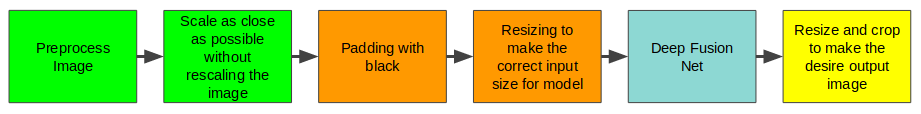
#> input picture images/pipeline.png, 921 x 114 px
$ python pad_image_and_create_mask.py --image ../../images/pipeline.png
#> lines starting #> are read from the running program, lines starting #| are printed output that depends on the picture; after the words box and inside, x2 and y2 are one past the last pixel; in counts of white or black regions, pixels touching at a corner belong together
import cv2
import argparse
import numpy as np
import os


def add_pads(img, file_name, top, bottom, left, right, output_folder=None):
    """
    add pads to the image and rescale the image to be suitable size for DNF. If output_folder is given, mask
    will be saved in that folder.
    :param img: an image
    :param file_name: the name fo the image file
    :param top: number of pixels to be added to the top
    :param bottom: number of pixels to be added to the bottom
    :param left: number of pixels to be added to the left
    :param right: number of pixels to be added to the right
    :param output_folder: the name of the folder to store the padded image and mask
    :return: padded_image, top, bottom, left, and right
    """
    value = [0, 0, 0]   # add black padding
    height = img.shape[0]
    width = img.shape[1]
    new_height = height + top + bottom
    new_width = width + right + left
    diff = new_height - new_width
    pad_to_right = 0
    pad_to_bottom = 0
    # add extra pad to make the image square so it is not distorted in resizing
    if diff > 0:
        # [4 lines of commented-out code are left out]
        new_width += diff
        right += diff
        pad_to_right = diff

    elif diff < 0:
        diff = -diff
        # [4 lines of commented-out code are left out]
        new_height += diff
        bottom += diff
        pad_to_bottom = diff

    # add black padding and resize to the CNN input size
    image_padded = cv2.copyMakeBorder(img, top, bottom, left, right, cv2.BORDER_CONSTANT, None, value)
    image_padded_resized = cv2.resize(image_padded, (512, 512))

    if output_folder is not None:
        cv2.imwrite(os.path.join(output_folder, file_name + '_padded_resized.png'), image_padded_resized)

    return image_padded, top, bottom, left, right, pad_to_right, pad_to_bottom


def generate_mask(file_name, height, width, top, bottom, left, right, output_folder=None):
    """
    generates a mask (numpy arrays of 0 and 1) in the size of height and width, where everywhere is
    1 except the parts specified by top, bottom, left, and right. If output_folder is given, mask
    will be saved in that folder.
    :param file_name: the name of the image file
    :param height: height of the mask
    :param width: width of the mask
    :param top: amount of black margin on the top
    :param bottom: amount of black margin on the bottom
    :param left: amount of black margin on the left
    :param right: amount of black margin on the right
    :param output_folder: where to save the mask file
    :return: mask (a numpy array)
    """
    height += top + bottom
    width += left + right
    mask = 255 * np.ones((height, width), dtype=np.uint8)
    mask[:top+10, :] = 0
    mask[height - bottom-10:, :] = 0
    mask[:, :left+10] = 0
    mask[:, width - right-10:] = 0
    mask = mask[..., np.newaxis]
    mask = cv2.resize(mask, (512, 512))
    if output_folder is not None:
        cv2.imwrite(os.path.join(output_folder, file_name + '_mask.png'), mask)
    return mask


def resize_to_smallest_ratio(image_file, new_height, new_width):
    """
    resize a image to a fit into a frame where the size of frame is chosen to be  the smallest
    resizing needed fit the image along one of the
    height and width
    :param image_file: input image file
    :param new_height: new height
    :param new_width: new width
    :return: resized image
    """
#> called with image_file = '../../images/pipeline.png', new_height = 512, new_width = 512
    img = cv2.imread(image_file)
#> img is the input picture: shape (114, 921, 3); mean B, G, R 103.1, 213.9, 174.3
    height, width, _ = img.shape
#> height = 114; width = 921
    height_ratio = new_height / height
#> height_ratio = 4.49
    width_ratio = new_width / width
#> width_ratio = 0.556
    convert_ratio = width_ratio if width_ratio < height_ratio else height_ratio
#> convert_ratio = 0.556
    height = int(height * convert_ratio)
#> height = 63
    width = int(width * convert_ratio)
#> width = 512
    resized_image = cv2.resize(img, (width, height),
                               interpolation=cv2.INTER_CUBIC)
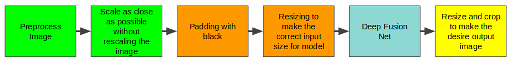
#> resized_image: shape (63, 512, 3); mean B, G, R 103.1, 214.1, 174.3
    # cv2.imwrite('/home/beh/Desktop/temp/plate_resized.png', resized_image)
    return resized_image


def resize_image(img, new_height, new_width, file_name=None):
    """
    resize an image and saves the image if file_name is provided
    :param img: image to resize
    :param new_height: new height
    :param new_width: new width
    :param file_name: the file name with full path
    :return: the resized image
    """
    resized_img = cv2.resize(img, (new_width, new_height), interpolation=cv2.INTER_CUBIC)
    if file_name is not None:
        cv2.imwrite(file_name, resized_img)
    return resized_img


def extract_file_name(input_file):
    """
    extracts file name with and without extension from the full file path
    :param input_file: full file path
    :return: file_name with extension and file name without an extension
    """
    file_name_with_ext = input_file.split('/')[-1]
    file_name = file_name_with_ext.split('.')[:-1]
    file_name = ''.join(file_name)
    return file_name_with_ext, file_name

def compute_padding(img, new_height, new_width):
    """
    compute the amount of padding to be added to the top, bottom, left, and right of image
    to change it to the correct size
    :param img: input image
    :param new_height: new height
    :param new_width: new width
    :return: amount of padding needed on the top, bottom, left, and right
    """
#> called with new_height = 512, new_width = 512

    top = 0
    bottom = 0
    left = 0
    right = 0

    height, width, _ = img.shape
#> height = 63; width = 512

    if height < new_height:
        diff_h = new_height - height
#> diff_h = 449
        top = diff_h // 2
#> top = 224
        bottom = diff_h//2 if diff_h % 2 == 0 else diff_h//2 + 1
#> bottom = 225

    if width < new_width:
        diff_w = new_width - width
        left = diff_w // 2
        right = diff_w//2 if diff_w % 2 == 0 else diff_w//2 + 1

    return top, bottom, left, right


def gen_padded_image_and_mask(image_file_path, new_height, new_width, output_folder=None):

    _, file_name = extract_file_name(image_file_path)
    img = resize_to_smallest_ratio(image_file_path, new_height, new_width)
    top, bottom, left, right = compute_padding(img, new_height, new_width)
#> top = 224; bottom = 225; left = 0; right = 0
    image_padded, top, bottom, left, right, pad_to_right, pad_to_bottom= add_pads(img, file_name, top,
                                                      bottom, left, right,
                                                      output_folder)
#> in add_pads, `new_height = height + top + bottom`: new_height = 512
#> in add_pads, `diff = new_height - new_width`: diff = 0
#> in add_pads, `image_padded = cv2.copyMakeBorder(img, top, bottom, left, right, cv2.B..`:
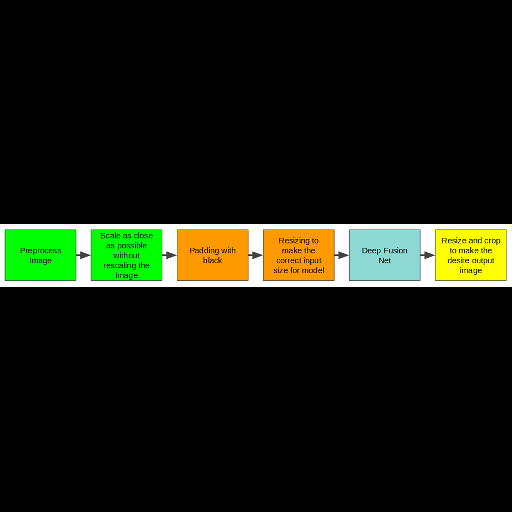
#> image_padded: shape (512, 512, 3); mean B, G, R 12.7, 26.3, 21.4
#> pad_to_right = 0; pad_to_bottom = 0
    height, width, _ = img.shape
#> height = 63; width = 512
    mask = generate_mask(file_name, height, width, top, bottom,
                         left, right, output_folder)
#> in generate_mask, `cv2.imwrite(os.path.join(output_folder, file_name + '_mask.png'), mask)`:
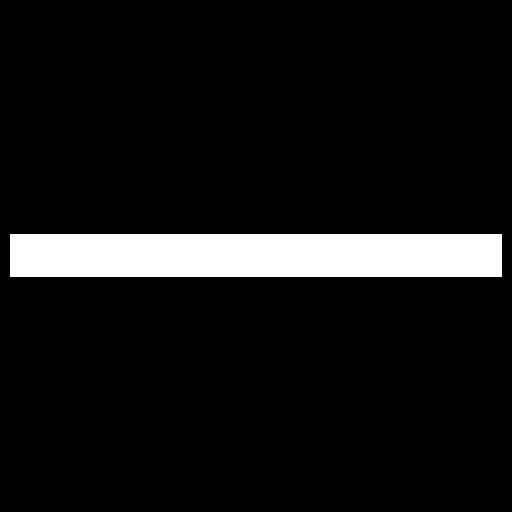
#> saved as pipeline_mask.png: shape (512, 512); 8.1% white; 1 white region, box (x1, y1, x2, y2) and area: (10, 234, 502, 277) 21156
    return image_padded, mask, pad_to_right, pad_to_bottom


def crop_image(img, top=0, bottom=0, left=0, right=0, file_name=None):
    """
    crops an image according to the margins provided and save it if output_folder is provided
    :param img: the image to be cropped
    :param top: number of pixels from top to remove
    :param bottom: number of pixels from bottom to remove
    :param left: number of pixels from left to remove
    :param right: number of pixels from right to remove
    :param file_name: the name of the file that the result will be saved in
    :return: cropped image
    """
    height, width, _ = img.shape
    temp_img = np.copy(img)
    cropped_image = temp_img[top:height-bottom, left:width-right]
    if file_name is not None:
        cv2.imwrite(file_name, cropped_image)
    return cropped_image


if __name__ == '__main__':
    # read the required arguments from input
    parser = argparse.ArgumentParser()
    parser.add_argument(
        '-i', '--image', default='/home/beh/Desktop/temp/images_rescaled/sample2/original.png',
        help='Select an input image.')
    parser.add_argument(
        '-t', '--height', default=512, type=int,
        help='New height.')
    parser.add_argument(
        '-w', '--width', default=512, type=int,
        help='New width.')
    parser.add_argument(
        '-o', '--output', default='./output/',
        help='Output dir.')

    args = parser.parse_args()
    gen_padded_image_and_mask(args.image, args.height, args.width, args.output)

$ run again, on images/salad.png
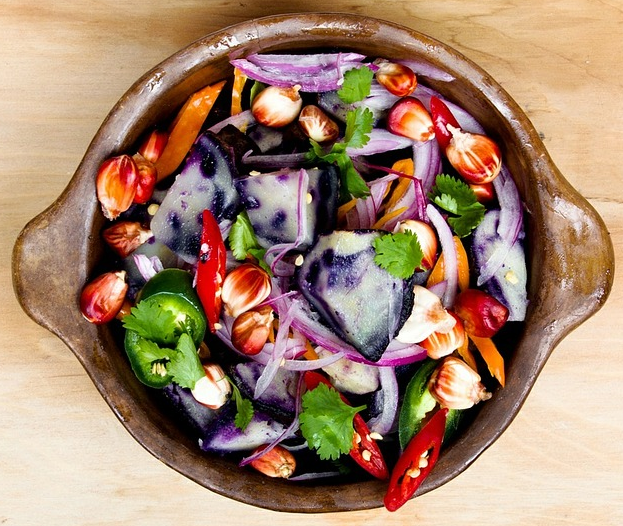
#> input picture images/salad.png, 623 x 526 px
#> in resize_to_smallest_ratio, img is the input picture: shape (526, 623, 3); mean B, G, R 109.7, 132.4, 163.9
#> in gen_padded_image_and_mask, `top, bottom, left, right = compute_padding(img, new_height, new_width)`: top = 40; left = 0
#> new_height = 512
#> diff = 0
#> in add_pads, `image_padded = cv2.copyMakeBorder(img, top, bottom, left, right, cv2.B..`:
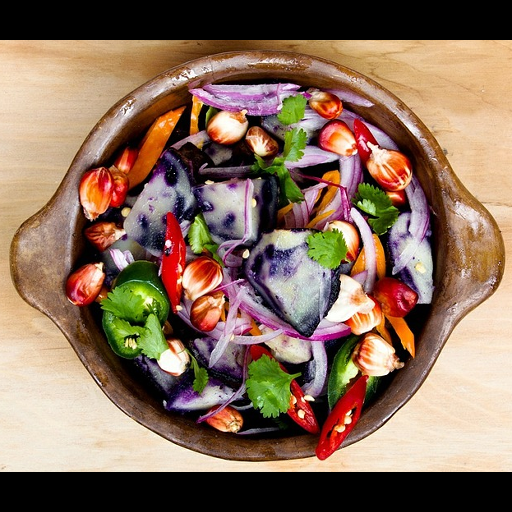
#> image_padded: shape (512, 512, 3); mean B, G, R 92.6, 111.7, 138.2
#> in generate_mask, `height += top + bottom`: height = 512
#> in generate_mask, `cv2.imwrite(os.path.join(output_folder, file_name + '_mask.png'), mask)`:
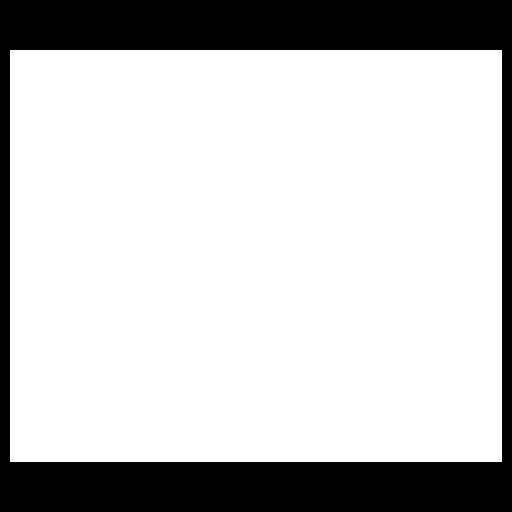
#> saved as salad_mask.png: shape (512, 512); 77.3% white; 1 black region, box (x1, y1, x2, y2) and area: (0, 0, 512, 512) 59440

$ run again, on images/salad_seamcarving.png
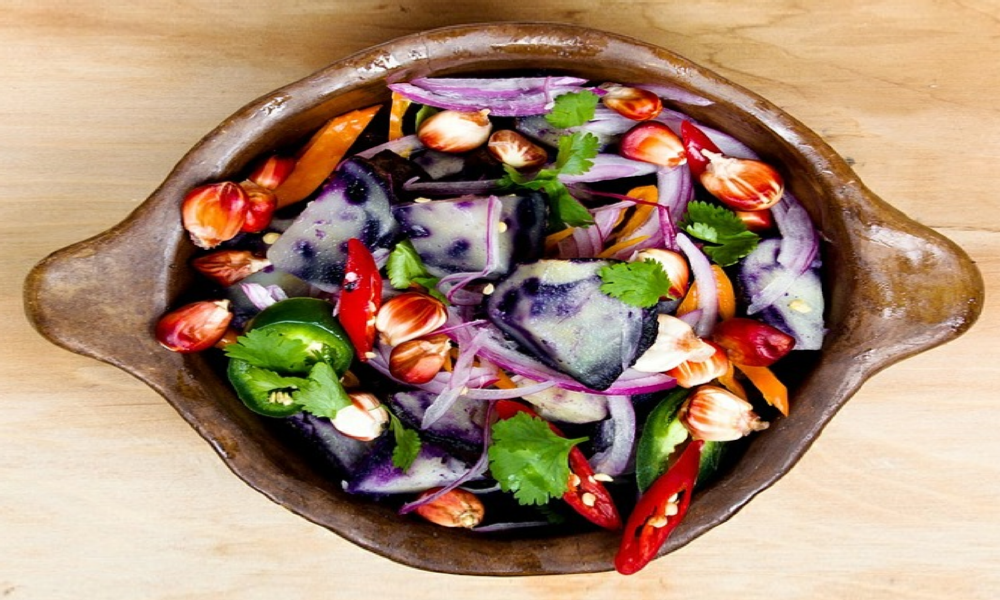
#> input picture images/salad_seamcarving.png, 2000 x 1200 px (shown at 1/2 size)
#> in resize_to_smallest_ratio, img is the input picture: shape (1200, 2000, 3); mean B, G, R 115.5, 139.5, 170.2
#> in gen_padded_image_and_mask, `top, bottom, left, right = compute_padding(img, new_height, new_width)`: top = 102; bottom = 103; left = 0
#> new_height = 512
#> diff = 0
#> in add_pads, `image_padded = cv2.copyMakeBorder(img, top, bottom, left, right, cv2.B..`:
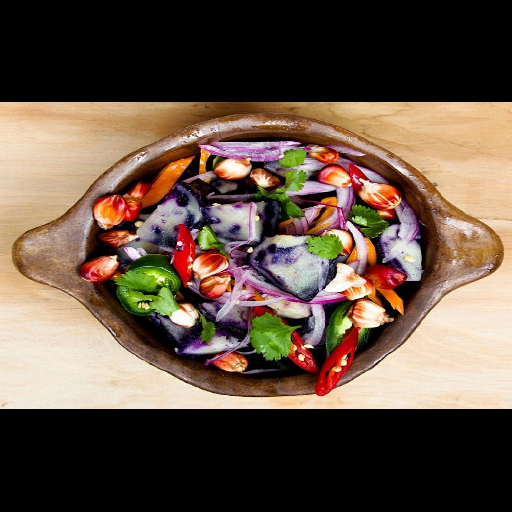
#> image_padded: shape (512, 512, 3); mean B, G, R 69.2, 83.6, 102
#> in generate_mask, `height += top + bottom`: height = 512
#> in generate_mask, `cv2.imwrite(os.path.join(output_folder, file_name + '_mask.png'), mask)`:
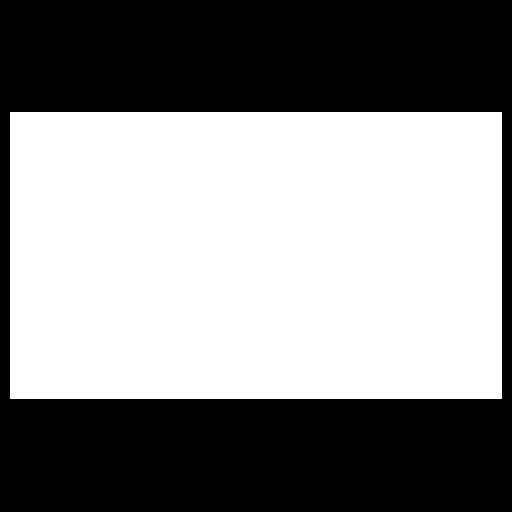
#> saved as salad_seamcarving_mask.png: shape (512, 512); 53.9% white; 1 black region, box (x1, y1, x2, y2) and area: (0, 0, 512, 512) 120940
